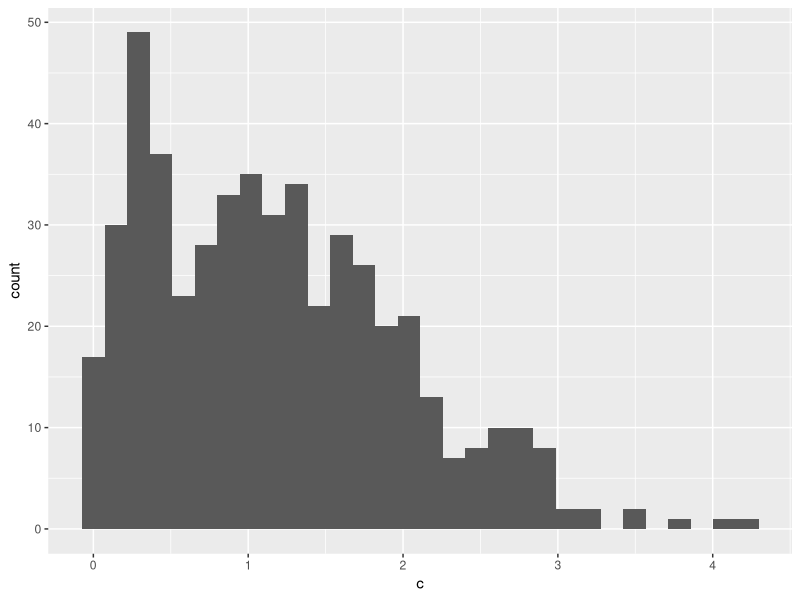

Here is the R script that generated this plot:
## ---- chunk 1
library(tidyverse)

samp = rnorm(100)
length(samp)

plot_df = tibble(
  x = rnorm(100),
  y = 1 + 2 ^ x + rnorm(100)
)

z = 1
## ---- chunk 2
df = tibble(
  a = rnorm(500, mean = 1),
  b = a > 0,
  c = abs(a)
)

ggplot(df, aes(c)) + geom_histogram()
## ---- chunk 3
med = median(pull(df, c))
